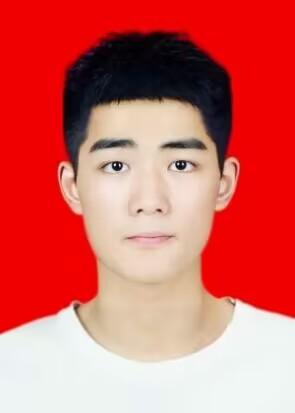
#> input picture face6.jpg, 295 x 413 px
$ python detect.py
#> lines starting #> are read from the running program, lines starting #| are printed output that depends on the picture; after the words box and inside, x2 and y2 are one past the last pixel; in counts of white or black regions, pixels touching at a corner belong together
import cv2
import numpy as np
import os
# coding=utf-8
import urllib
import urllib.request
import hashlib

# 加载训练数据集文件
recogizer = cv2.face.LBPHFaceRecognizer_create()
recogizer.read('trainer/trainer.yml')
names = []
warningtime = 0


# 准备识别的图片
def face_detect_demo(img):
    gray = cv2.cvtColor(img, cv2.COLOR_BGR2GRAY)  # 转换为灰度
    face_detector = cv2.CascadeClassifier('./haarcascade_frontalface_alt2.xml')
    face = face_detector.detectMultiScale(gray, 1.3, 5, cv2.CASCADE_SCALE_IMAGE, (100, 100), (300, 300))
    # face=face_detector.detectMultiScale(gray)
    for x, y, w, h in face:
        cv2.rectangle(img, (x, y), (x + w, y + h), color=(0, 0, 255), thickness=2)
        cv2.circle(img, center=(x + w // 2, y + h // 2), radius=w // 2, color=(0, 255, 0), thickness=1)
        # 人脸识别
        ids, confidence = recogizer.predict(gray[y:y + h, x:x + w])
        # print('标签id:',ids,'置信评分：', confidence)
        if confidence > 80:
            global warningtime
            warningtime += 1
            if warningtime > 100:
                warningtime = 0
            cv2.putText(img, 'unknown', (x + 10, y - 10), cv2.FONT_HERSHEY_SIMPLEX, 0.75, (0, 255, 0), 1)
        else:
            cv2.putText(img, str(names[ids - 1]), (x + 10, y - 10), cv2.FONT_HERSHEY_SIMPLEX, 0.75, (0, 255, 0), 1)
    cv2.imshow('result', img)
    # print('bug:',ids)


def name():
    path = 'data/Face-Information/'
    # names = []
    imagePaths = [os.path.join(path, f) for f in os.listdir(path)]
    for imagePath in imagePaths:
        name = str(os.path.split(imagePath)[1].split('.', 2)[1])
        names.append(name)
    return names


name()
img = cv2.imread('face6.jpg')
#> img is the input picture: shape (413, 295, 3); mean B, G, R 96.3, 101.6, 211.1
face_detect_demo(img)
#> in face_detect_demo, `gray = cv2.cvtColor(img, cv2.COLOR_BGR2GRAY)`:
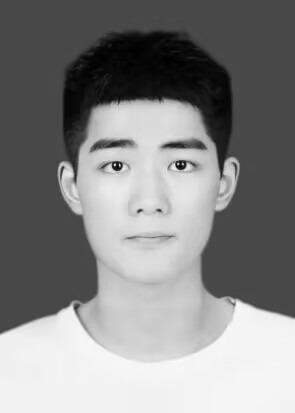
#> gray: shape (413, 295); min 1, max 250, mean 133.8
#> in face_detect_demo, `face = face_detector.detectMultiScale(gray, 1.3, 5, cv2.CASCADE_SCALE_..`: face = [[54, 88, 189, 189]]
#> the loop in face_detect_demo, `for x, y, w, h in face:` made 1 pass
#> (x, y, w, h, ids, confidence) on pass 1: (54, 88, 189, 189, 2, 64.43)
#> after the loop in face_detect_demo, `for x, y, w, h in face:`:
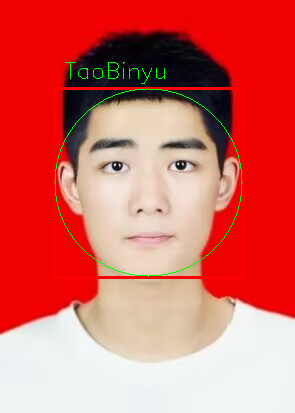
#> img: shape (413, 295, 3); 2.45% of pixels changed, all inside (x1, y1, x2, y2) = (53, 62, 245, 279)
#> after the loop in face_detect_demo, `for x, y, w, h in face:`: warningtime = 0
# 等待
cv2.waitKey(0)
cv2.destroyAllWindows()
# print(names)
